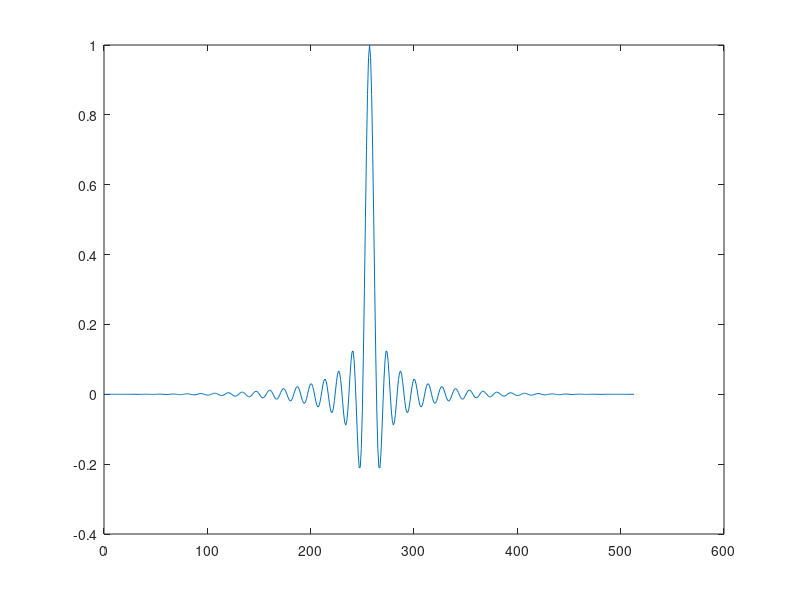

The MATLAB script that drew this image: (Note: this script raises an error after producing the figure.)
L = 513; % tamanho do filtro+1
halfFilt = floor(L/2);
n = -halfFilt:halfFilt;

a = 1; % amplitude
b = 0.15; % abertura do lobulo principal
w = blackman(L)';
hh = a*sinc(b*n);
filter = hh.*w;

plot(filter);
fvtool(filter,1);

RANGE_N = -512; RANGE_P = 511; % 10 bits

f1 = normalize(filter,'range',[RANGE_N,RANGE_P]);
f1 = normalize(f1,'center','median');

for v = 1:1:5
    f1 = normalize(f1,'range',[min(f1),RANGE_P]);
    f1 = normalize(f1,'center','median');
end

filtro = round(f1);
writematrix(filtro,'filtro');

tiledlayout(1,3);
nexttile;
plot(w);grid on;
pbaspect([1 1 1]);
title("janela para truncamento do sinc");
nexttile;
plot(hh);grid on;
pbaspect([1 1 1]);
title("funcao sinc");
nexttile;
plot(filtro);grid on;
pbaspect([1 1 1]);
title("funcao sinc-janelada");



